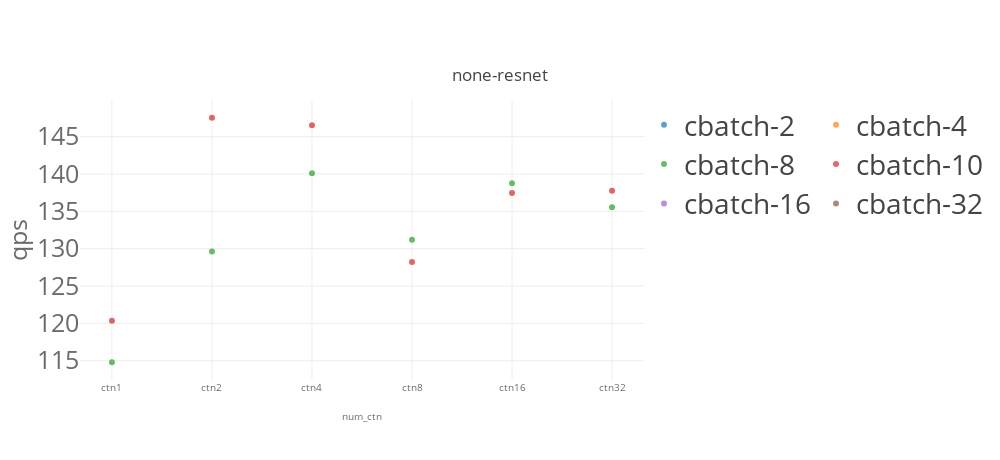
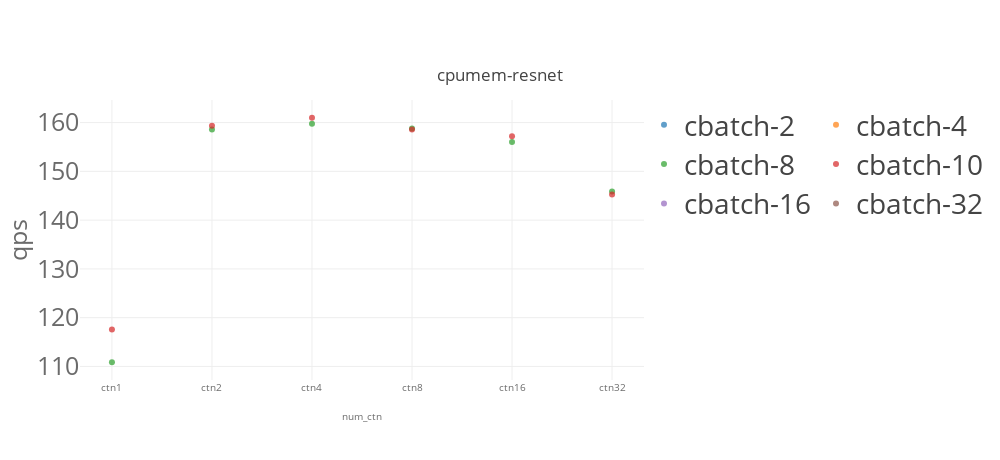

The code cell stored with these charts, in order, in its notebook:
### Code cell
import matplotlib
import matplotlib.pyplot as plt
import numpy as np
from svglib.svglib import svg2rlg
from reportlab.graphics import renderPDF
from reportlab.pdfgen import canvas

from numpy import percentile, mean, std
import plotly.graph_objects as go

from plotly.offline import init_notebook_mode, iplot

import plotly.io as pio
pio.templates.default = "none"
# pio.templates.default = "simple_white"

import plotly.graph_objects as go
from plotly.subplots import make_subplots
import pandas as pd
# import plotly.express as px


for k8senv in ['none','cpumem']:
    for model_name in ['resnet']:
        list_traces = []
        for cbatch in [2,4,8,10,16,32]: 
            dfg_bench = dfg[(dfg['benchmark']== model_name)  & (dfg['k8senv']==k8senv) & (dfg['cbatch']==cbatch) &\
                        ((dfg['numctn']==1)| (dfg['numctn']==2)| \
                         (dfg['numctn']==4)| (dfg['numctn']==8)| (dfg['numctn']==16)| (dfg['numctn']==32))]
            print(dfg_bench)


            #data
            trace = go.Scatter(
                name="cbatch-"+str(cbatch),
                x=[ 'ctn1','ctn2','ctn4','ctn8','ctn16','ctn32'],
                y= dfg_bench['qps'].values.tolist(),
    #             error_y = dict(type='data', array=df1_bench['model_time_std'].values.tolist()),
                opacity=0.7,
                mode='markers'
            )
            list_traces.append(trace)

        

        #layout
        layout = go.Layout(
            title={
                'text': k8senv+"-"+model_name ,
                'y':0.85,
                'x':0.5,
                'xanchor': 'center',
                'yanchor': 'top'},
            width=1000,
            height=460,
            xaxis=dict(
                title= "num_ctn",
                tickvals=[ 'ctn1','ctn2','ctn4','ctn8','ctn16','ctn32'],
                titlefont=dict(
                    size=10,
                    color='rgb(107, 107, 107)'
                ),
                tickfont=dict(
                    size=10,
                    color='rgb(107, 107, 107)'
                )
            ),
            yaxis=dict(
                title= "qps",
                automargin=True,
                titlefont=dict(
                    size=25,
                    color='rgb(107, 107, 107)'
                ),
                tickfont=dict(
                    size=25,
                    color='rgb(107, 107, 107)'
                ),    
            ),
            legend=dict(
                x=1.0,
                y=1.0,
                bgcolor='rgba(255, 255, 255, 0)',
                bordercolor='rgba(255, 255, 255, 0)',
                font = dict( size = 28)
            ),
            barmode='group',
            bargap=0.15,
            bargroupgap=0.08
    #         legend_orientation="h"
        )

    data = list_traces
    fig = go.Figure(data=data, layout=layout)
    fig.update_layout(legend_orientation="h")
    fig.show()    

#     fig.write_image(path + model_name + k8senv +'.pdf')

### Figure 1 — Plotly figure (JSON) as saved in the notebook; plotly's stock layout.template omitted (floating-point values rounded to 4 significant figures)
{"data": [{"mode": "markers", "name": "cbatch-2", "opacity": 0.7, "type": "scatter", "x": ["ctn1", "ctn2", "ctn4", "ctn8", "ctn16", "ctn32"], "y": [null, null, null, null, null, null]}, {"mode": "markers", "name": "cbatch-4", "opacity": 0.7, "type": "scatter", "x": ["ctn1", "ctn2", "ctn4", "ctn8", "ctn16", "ctn32"], "y": [null, null, null, null, null, null]}, {"mode": "markers", "name": "cbatch-8", "opacity": 0.7, "type": "scatter", "x": ["ctn1", "ctn2", "ctn4", "ctn8", "ctn16", "ctn32"], "y": [114.8, 129.6, 140.1, 131.2, 138.8, 135.6]}, {"mode": "markers", "name": "cbatch-10", "opacity": 0.7, "type": "scatter", "x": ["ctn1", "ctn2", "ctn4", "ctn8", "ctn16", "ctn32"], "y": [120.4, 147.5, 146.5, 128.2, 137.5, 137.8]}, {"mode": "markers", "name": "cbatch-16", "opacity": 0.7, "type": "scatter", "x": ["ctn1", "ctn2", "ctn4", "ctn8", "ctn16", "ctn32"], "y": [null, null, null, null, null, null]}, {"mode": "markers", "name": "cbatch-32", "opacity": 0.7, "type": "scatter", "x": ["ctn1", "ctn2", "ctn4", "ctn8", "ctn16", "ctn32"], "y": [null, null, null, null, null, null]}], "layout": {"bargap": 0.15, "bargroupgap": 0.08, "barmode": "group", "height": 460, "legend": {"bgcolor": "rgba(255, 255, 255, 0)", "bordercolor": "rgba(255, 255, 255, 0)", "font": {"size": 28}, "orientation": "h", "x": 1, "y": 1}, "title": {"text": "none-resnet", "x": 0.5, "xanchor": "center", "y": 0.85, "yanchor": "top"}, "width": 1000, "xaxis": {"tickfont": {"color": "rgb(107, 107, 107)", "size": 10}, "tickvals": ["ctn1", "ctn2", "ctn4", "ctn8", "ctn16", "ctn32"], "title": {"font": {"color": "rgb(107, 107, 107)", "size": 10}, "text": "num_ctn"}}, "yaxis": {"automargin": true, "tickfont": {"color": "rgb(107, 107, 107)", "size": 25}, "title": {"font": {"color": "rgb(107, 107, 107)", "size": 25}, "text": "qps"}}}}

### Figure 2 — Plotly figure (JSON) as saved in the notebook; plotly's stock layout.template omitted (floating-point values rounded to 4 significant figures)
{"data": [{"mode": "markers", "name": "cbatch-2", "opacity": 0.7, "type": "scatter", "x": ["ctn1", "ctn2", "ctn4", "ctn8", "ctn16", "ctn32"], "y": [null, null, null, null, null, null]}, {"mode": "markers", "name": "cbatch-4", "opacity": 0.7, "type": "scatter", "x": ["ctn1", "ctn2", "ctn4", "ctn8", "ctn16", "ctn32"], "y": [null, null, null, null, null, null]}, {"mode": "markers", "name": "cbatch-8", "opacity": 0.7, "type": "scatter", "x": ["ctn1", "ctn2", "ctn4", "ctn8", "ctn16", "ctn32"], "y": [110.9, 158.6, 159.8, 158.8, 156.0, 145.9]}, {"mode": "markers", "name": "cbatch-10", "opacity": 0.7, "type": "scatter", "x": ["ctn1", "ctn2", "ctn4", "ctn8", "ctn16", "ctn32"], "y": [117.6, 159.4, 161.0, 158.6, 157.2, 145.2]}, {"mode": "markers", "name": "cbatch-16", "opacity": 0.7, "type": "scatter", "x": ["ctn1", "ctn2", "ctn4", "ctn8", "ctn16", "ctn32"], "y": [null, null, null, null, null, null]}, {"mode": "markers", "name": "cbatch-32", "opacity": 0.7, "type": "scatter", "x": ["ctn1", "ctn2", "ctn4", "ctn8", "ctn16", "ctn32"], "y": [null, null, null, null, null, null]}], "layout": {"bargap": 0.15, "bargroupgap": 0.08, "barmode": "group", "height": 460, "legend": {"bgcolor": "rgba(255, 255, 255, 0)", "bordercolor": "rgba(255, 255, 255, 0)", "font": {"size": 28}, "orientation": "h", "x": 1, "y": 1}, "title": {"text": "cpumem-resnet", "x": 0.5, "xanchor": "center", "y": 0.85, "yanchor": "top"}, "width": 1000, "xaxis": {"tickfont": {"color": "rgb(107, 107, 107)", "size": 10}, "tickvals": ["ctn1", "ctn2", "ctn4", "ctn8", "ctn16", "ctn32"], "title": {"font": {"color": "rgb(107, 107, 107)", "size": 10}, "text": "num_ctn"}}, "yaxis": {"automargin": true, "tickfont": {"color": "rgb(107, 107, 107)", "size": 25}, "title": {"font": {"color": "rgb(107, 107, 107)", "size": 25}, "text": "qps"}}}}
